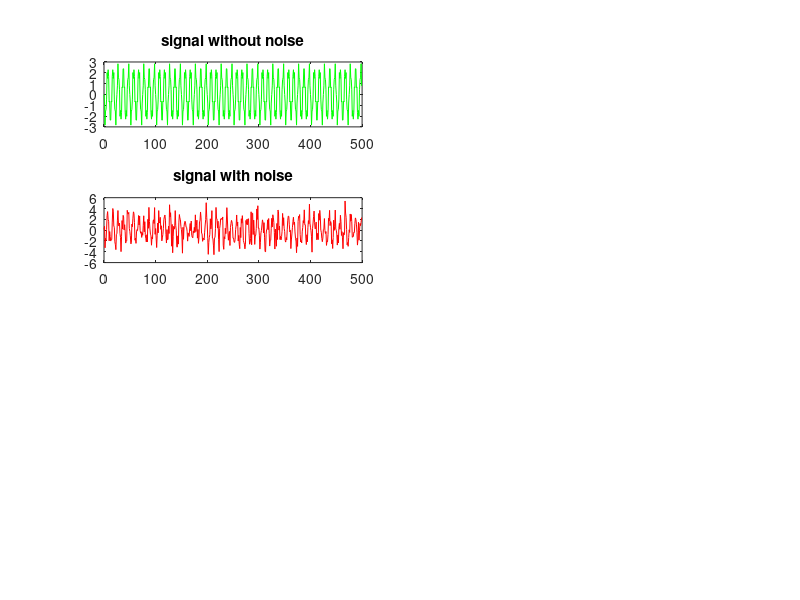

The MATLAB script that drew this image: (Note: this script raises an error after producing the figure.)
clear all;
clc;

%=================   an arbitrary signal 
f=50;
L=500;
Ts=1/500;
Fs=1/Ts;
t=Ts*[0:500-1];

signal =2.21*( sin(2*pi*f*t+pi)+(1/3)*sin(7.6*pi*f*t) ) ;

v=1*randn(size(t));
d=signal' + v';

subplot(4,2,1)
plot(0:499,signal(1:500),'g')
title('signal without noise');

subplot(4,2,3)
plot(0:499,d(1:500),'r')
title('signal with noise');


% ===================  Frequency Components

Hs = spectrum.periodogram('Hamming');  %periodogram
NFFT = 2^nextpow2(L); % Next power of 2 from length of signal
AA=psd(Hs,signal,'Fs',Fs,'NFFT',NFFT,'SpectrumType','twosided');
Pow_of_signal = avgpower(AA);

BB=psd(Hs,v,'Fs',Fs,'NFFT',NFFT,'SpectrumType','twosided');
Pow_of_noise = avgpower (BB) ;

SNR = Pow_of_signal/Pow_of_noise;
SNR_DB=10*log(SNR)

subplot(4,2,2)
plot(abs( fftshift(fft(signal) ) ))
title('signal without noise');

subplot(4,2,4)
plot(abs( fftshift(fft(d) ) ))
title('signal with noise (d)');



% ================  to delay the signal
 
n0_delay=2;
h = dfilt.delay(n0_delay);
delayed_d=filter(h,d);

filter_length =5;
miu= 0.007;
gama=0.000001;

% ha=adaptfilt.lms(filter_length,miu);
% [y,e]=filter(ha,delayed_d,d);

x=delayed_d;
X=convm(x,filter_length);
[A,E,y]= llms(X,d,miu,gama,filter_length);

subplot(4,2,5)
plot(0:499,y(1:500),'g')
title('estimated signal y(t)');

subplot(4,2,7)
plot(0:499,E(1:500),'r')
title('error  e(t)');


subplot(4,2,6)
plot(abs( fftshift(fft(y) ) ))
title('filter output y(t)');


subplot(4,2,8)
plot(abs( fftshift(fft(E) ) ))
title('error');
